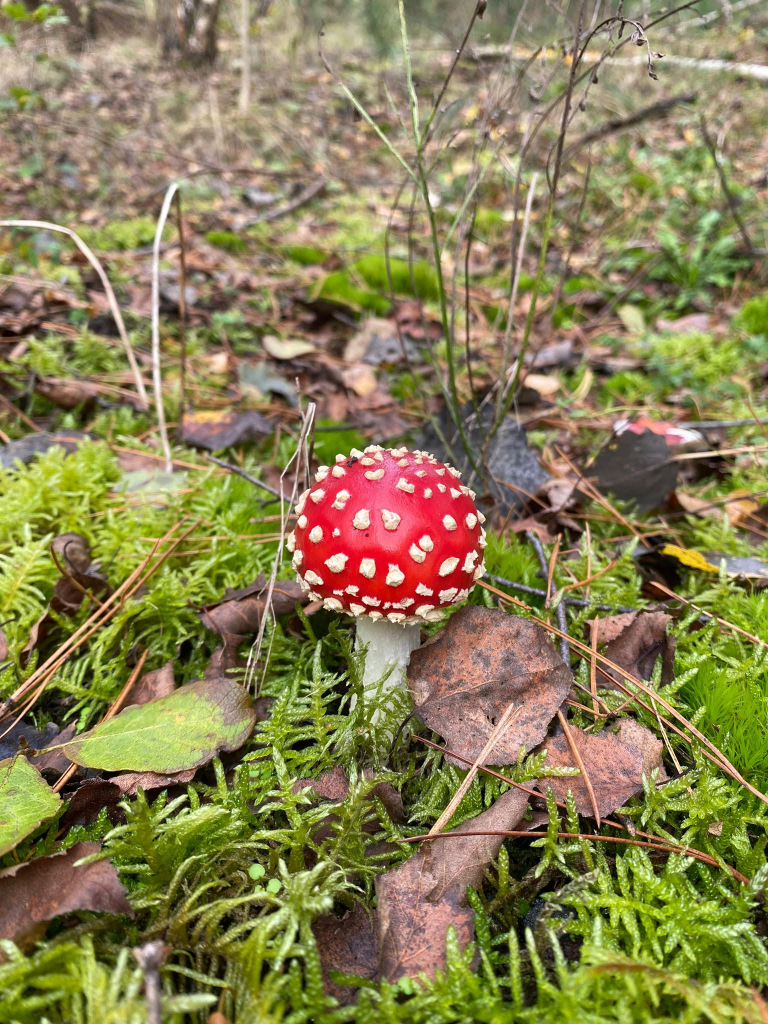
#> input picture images/redmushroom.jpeg, 1536 x 2048 px, found by its file name (shown at 1/2 size)
$ jupyter execute newCh3.ipynb
#> lines starting #> are read from the running program, lines starting #| are printed output that depends on the picture
# Chapter 3: Mathematical Tools for Image Processing


This is the companion file for Chapter 3.

## **Programming exercise 3.1:**

1.   Run the following code to see the output of sampling.
2.   Change anti_aliasing parameter to True and run the code. What do you see?

[cell 1]
#### Sampling example
import matplotlib.pyplot as plt
from skimage import data, color, io
from skimage.transform import rescale, resize
import urllib.request

# Load image from an external URL and save locally
url = "https://raw.githubusercontent.com/itironal/466Companion/main/images/redmushroom.jpeg"
urllib.request.urlretrieve(url, "images/redmushroom.jpeg")
# Read the image from the saved file
image = io.imread('images/redmushroom.jpeg')
#> image is the input picture: shape (2048, 1536, 3); mean R, G, B 137, 127.8, 82.9

# Crop a specific region of the image (rows 800 to 1311, columns 513 to 1024)
image = image[800:1311, 513:1024]
#> image: shape (511, 511, 3)

# Calculate the pixel-to-inch ratio based on the figure's DPI (dots per inch)
px = 1 / plt.rcParams['figure.dpi']  # pixel in inches

# Downscale the image to different resolutions without anti-aliasing
# Rescale to 256 x 256 resolution
image_rescaled_256_256 = rescale(image, 1/2, anti_aliasing=False, channel_axis=2)
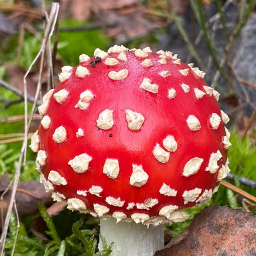
#> image_rescaled_256_256: shape (256, 256, 3) float64; mean R, G, B 0.62, 0.392, 0.333

# Rescale to 128 x 128 resolution
image_rescaled_128_128 = rescale(image, 1/4, anti_aliasing=False, channel_axis=2)
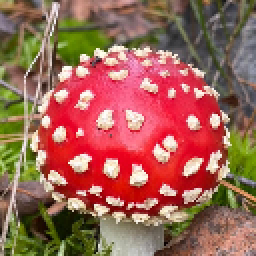
#> image_rescaled_128_128: shape (128, 128, 3) float64 (shown 2 times larger); mean R, G, B 0.619, 0.391, 0.333

# Rescale to 64 x 64 resolution
image_rescaled_64_64 = rescale(image, 1/8, anti_aliasing=False, channel_axis=2)
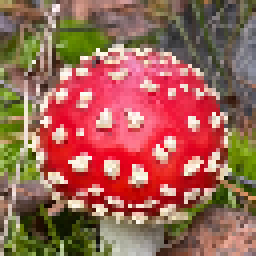
#> image_rescaled_64_64: shape (64, 64, 3) float64 (shown 4 times larger); mean R, G, B 0.619, 0.391, 0.333

# Rescale to 32 x 32 resolution
image_rescaled_32_32 = rescale(image, 1/16, anti_aliasing=False, channel_axis=2)

# Rescale to 16 x 16 resolution
image_rescaled_16_16 = rescale(image, 1/32, anti_aliasing=False, channel_axis=2)

# Set up a figure with 2 rows and 3 columns of subplots, adjusting for DPI
fig, axes = plt.subplots(nrows=2, ncols=3, figsize=(3*512*px, 2*512*px))

# Flatten the 2D array of axes for easier indexing
ax = axes.ravel()

# Display the original image in the first subplot
ax[0].imshow(image)
ax[0].set_title("Original image", fontsize=20)
ax[0].axis('off')  # Hide axis ticks

# Display the 256 x 256 rescaled image
ax[1].imshow(image_rescaled_256_256)
ax[1].set_title("256 x 256 image", fontsize=20)
ax[1].axis('off')

# Display the 128 x 128 rescaled image
ax[2].imshow(image_rescaled_128_128)
ax[2].set_title("128 x 128 image", fontsize=20)
ax[2].axis('off')

# Display the 64 x 64 rescaled image
ax[3].imshow(image_rescaled_64_64)
ax[3].set_title("64 x 64 image", fontsize=20)
ax[3].axis('off')

# Display the 32 x 32 rescaled image
ax[4].imshow(image_rescaled_32_32)
ax[4].set_title("32 x 32 image", fontsize=20)
ax[4].axis('off')

# Display the 16 x 16 rescaled image
ax[5].imshow(image_rescaled_16_16)
ax[5].set_title("16 x 16 image", fontsize=20)
ax[5].axis('off')
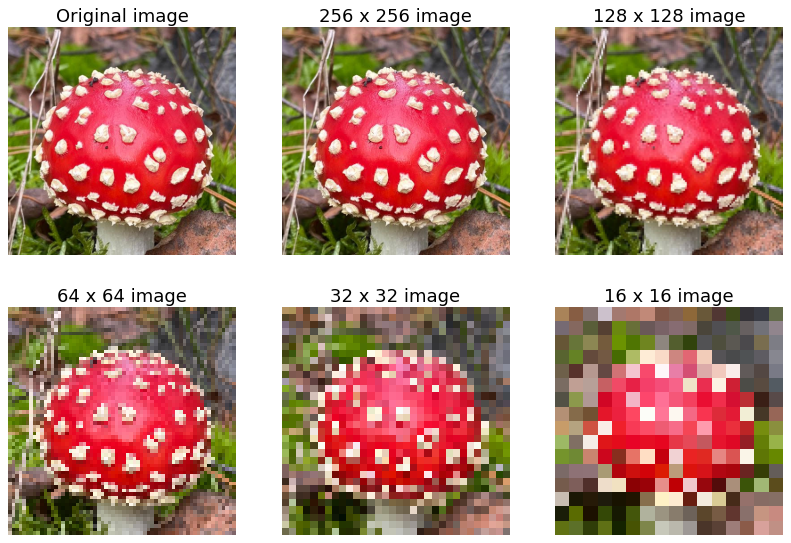
#> figure drawn by matplotlib, 6 panels

## **Programming exercise 3.2:**

1.   Run the following code to see the output of downsampling an image by factors of 2 to 32.

[cell 2]
# Downsampling and visualizing downsampled images at different resolutions

# Display the 256 x 256 downsampled image in grayscale
plt.figure(figsize=(256*px, 256*px))
plt.imshow(image_rescaled_256_256, cmap='gray')
plt.title("256 x 256 image", fontsize=14)
plt.axis('off')  # Hide axis ticks

# Display the 128 x 128 downsampled image in grayscale
plt.figure(figsize=(128*px, 128*px))
plt.imshow(image_rescaled_128_128, cmap='gray')
plt.title("128 x 128 image", fontsize=14)
plt.axis('off')

# Display the 64 x 64 downsampled image in grayscale
plt.figure(figsize=(64*px, 64*px))
plt.imshow(image_rescaled_64_64, cmap='gray')
plt.title("64 x 64 image", fontsize=14)
plt.axis('off')

# Display the 32 x 32 downsampled image in grayscale
plt.figure(figsize=(32*px, 32*px))
plt.imshow(image_rescaled_32_32, cmap='gray')
plt.title("32 x 32 image", fontsize=14)
plt.axis('off')

# Display the 16 x 16 downsampled image in grayscale
plt.figure(figsize=(16*px, 16*px))
plt.imshow(image_rescaled_16_16, cmap='gray')
plt.title("16 x 16 image", fontsize=14)
plt.axis('off')

## **Programming exercise 3.3:**

1.   Run the following code to see the outputs of applying different interpolation techniques.
2.   Change the order parameter to 2 to see the output of applying bi-quadratic interpolation.

[cell 3]
# Image interpolation: Upscale a low-resolution image (32 x 32) using different interpolation methods

# Apply nearest neighbor interpolation to upscale the image by a factor of 8
image_nn = rescale(image_rescaled_32_32, 8, anti_aliasing=False, channel_axis=2, order=0)

# Apply bilinear interpolation to upscale the image by a factor of 8
image_bilinear = rescale(image_rescaled_32_32, 8, anti_aliasing=False, channel_axis=2, order=1)

# Apply bicubic interpolation to upscale the image by a factor of 8
image_bicubic = rescale(image_rescaled_32_32, 8, anti_aliasing=False, channel_axis=2, order=3)
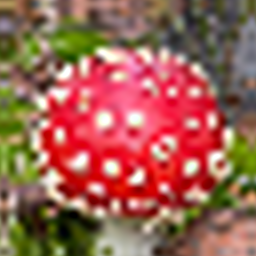
#> image_bicubic: shape (256, 256, 3) float64; mean R, G, B 0.616, 0.387, 0.328

# Set up a figure with 1 row and 3 columns to display the images
fig, axes = plt.subplots(nrows=1, ncols=3, figsize=(3*512*px, 1*512*px))
ax = axes.ravel()

# Visualize the image upscaled using nearest neighbor interpolation
ax[0].imshow(image_nn, cmap='gray')
ax[0].set_title("Nearest neighbor interpolation", fontsize=14)
ax[0].axis('off')  # Hide axis ticks

# Visualize the image upscaled using bilinear interpolation
ax[1].imshow(image_bilinear, cmap='gray')
ax[1].set_title("Bilinear interpolation", fontsize=14)
ax[1].axis('off')

# Visualize the image upscaled using bicubic interpolation
ax[2].imshow(image_bicubic, cmap='gray')
ax[2].set_title("Bicubic interpolation", fontsize=14)
ax[2].axis('off')

## **Programming exercise 3.4:**

1. Run the code below to understand image transformations through resizing, rotation, and cropping.

[cell 4]
import numpy as np
import matplotlib.image
import matplotlib.pyplot as plt
import math
import urllib.request
from PIL import Image

# Function to calculate the rotated position for a given (x, y) coordinate.
# Takes in coordinates (x, y), the origin of rotation (o), and the rotation degree.
def find_rotated_pos(x: float, y: float, o, degree: float = 0):
    sin_val = math.sin((degree * math.pi) / 180)  # Calculate sine of the rotation angle
    cos_val = math.cos((degree * math.pi) / 180)  # Calculate cosine of the rotation angle
    t_x = x - o[0]  # Translate x-coordinate to origin
    t_y = y - o[1]  # Translate y-coordinate to origin
    # Rotate the coordinates
    r_x = t_x * cos_val - t_y * sin_val
    r_y = t_x * sin_val + t_y * cos_val
    # Translate rotated coordinates back to the original origin
    return r_x + o[0], r_y + o[1]

# Function to rotate an image by a specified degree using linear interpolation
def rotate_image_linear(img_func: np.ndarray, degree: float = 45) -> np.ndarray:
    shape = img_func.shape
    originPoint = (float(shape[0]) / 2.0, float(shape[1]) / 2.0)  # Set rotation origin at image center
    ret_val = np.zeros(shape)  # Initialize an array for the rotated image

    # Iterate through each pixel in the output image to set its new value based on rotation
    for x in range(0, shape[0]):
        for y in range(0, shape[1]):
            x_coor, y_coor = find_rotated_pos(float(x), float(y), originPoint, degree)
            if 0 <= x_coor <= shape[0] - 1 and 0 <= y_coor <= shape[1] - 1:
                x_floor = math.floor(x_coor)  # Get lower bound x-coordinate
                y_floor = math.floor(y_coor)  # Get lower bound y-coordinate
                x_ceil = math.ceil(x_coor)    # Get upper bound x-coordinate
                y_ceil = math.ceil(y_coor)    # Get upper bound y-coordinate

                # Apply bilinear interpolation based on surrounding pixels
                if x_floor == x_ceil and y_floor == y_ceil:
                    ret_val[x][y] = img_func[x_floor][y_floor]
                elif x_floor == x_ceil:
                    ret_val[x][y] = (
                        img_func[x_floor][y_floor] * (y_ceil - y_coor) +
                        img_func[x_floor][y_ceil] * (y_coor - y_floor))
                elif y_floor == y_ceil:
                    ret_val[x][y] = (
                        img_func[x_floor][y_floor] * (x_ceil - x_coor) +
                        img_func[x_ceil][y_floor] * (x_coor - x_floor))
                else:
                    ret_val[x][y] = (
                        img_func[x_floor][y_floor] * (x_ceil - x_coor) * (y_ceil - y_coor) +
                        img_func[x_floor][y_ceil] * (x_ceil - x_coor) * (y_coor - y_floor) +
                        img_func[x_ceil][y_floor] * (x_coor - x_floor) * (y_ceil - y_coor) +
                        img_func[x_ceil][y_ceil] * (x_coor - x_floor) * (y_coor - y_floor))

    return ret_val

# Set up a figure with 4 side-by-side subplots for visualizing each transformation step
fig, axs = plt.subplots(1,4,figsize=(15,6), gridspec_kw={'width_ratios': [1, 2, 2, 1]})
plt.rcParams.update({'font.size': 18})

# Read an image from a URL and convert it to a numpy array
url ="https://raw.githubusercontent.com/itironal/466Companion/main/images/interpolation_source_a1.png"
original_img = np.array(Image.open(urllib.request.urlopen(url)))
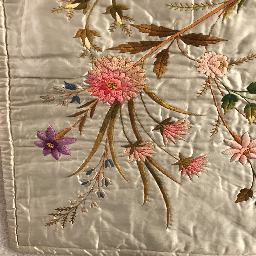
#> input picture images/interpolation_source_a1.png, 256 x 256 px, found by its file name
#> original_img is the input picture: shape (256, 256, 3); mean R, G, B 168.2, 145.9, 119.4

# Display the original image
axs[0].imshow(original_img)
axs[0].set_title('Original image', y=-0.3, fontsize=14)
axs[0].axis('off')

# Double the size of the original image by padding edges
shape = original_img.shape
#> shape = (256, 256, 3)
double_sized_img = np.pad(original_img, ((shape[1]//2, shape[1]//2), (shape[0]//2, shape[0]//2), (0,0)), 'edge')
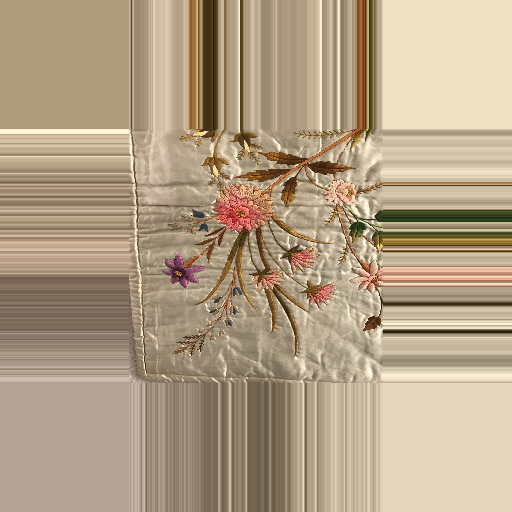
#> double_sized_img: shape (512, 512, 3); mean R, G, B 178.6, 159.7, 134

# Display the double-sized image
axs[1].imshow(double_sized_img)
axs[1].set_title('Double sized image', y=-0.15, fontsize=14)
axs[1].axis('off')

# Rotate the double-sized image by 45 degrees using linear interpolation
rotated_img = rotate_image_linear(double_sized_img, 45).astype(np.uint8)
#> after the loop in rotate_image_linear, `for x in range(0, shape[0]):`:
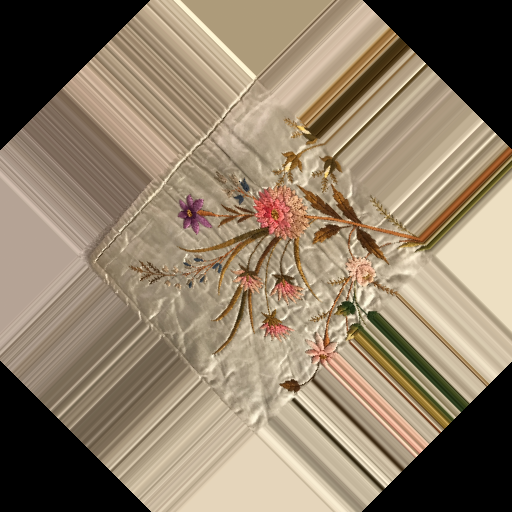
#> ret_val: shape (512, 512, 3) float64; mean R, G, B 143.1, 127.1, 105.8; drawn with min black and max white

# Display the rotated image
axs[2].imshow(rotated_img)
axs[2].set_title('Rotated image', y=-0.15, fontsize=14)
axs[2].axis('off')

# Crop the rotated image to match the original size
cropped_img = rotated_img[shape[0]//2:(shape[0]//2)*3, shape[1]//2:(shape[1]//2)*3]
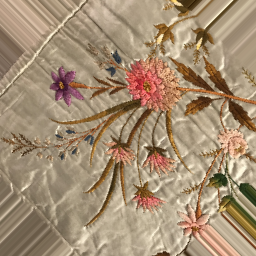
#> cropped_img: shape (256, 256, 3); mean R, G, B 164.7, 142.1, 115.6

# Display the cropped image
axs[3].imshow(cropped_img)
axs[3].set_title('Cropped image', y=-0.3, fontsize=14)
axs[3].axis('off')

## **Programming exercise 3.5:**

1.   Run the following code to see the output of translation and rotation.
2.   Change the rotation parameter to np.pi / 3. and translation to (0,0). How does the output look like?
3.   Change the rotation parameter to 0 and translation to (50,20). How does the output look like?
4.   Change the scale parameter to 0.5 and visualize the output.
5.   Change the shear parameter to 0.5. Does the image have right angles at all corners?

[cell 5]
# Import necessary libraries for affine transformation
from skimage import transform
from skimage import img_as_float
import math
import numpy as np
import matplotlib.pyplot as plt

# Convert the image to floating point format for accurate transformations
img = img_as_float(image)

# Set up figure for displaying the transformed image
plt.figure(figsize=(6, 6))

# Define the affine transformation, which includes rotation, translation, scaling, and shearing
# - rotation: rotates the image by pi/6 radians (30 degrees)
# - translation: moves the image by 100 pixels along the x-axis and 40 pixels along the y-axis
# - scale: scales the image uniformly
# - shear: sets the shear transformation to 0 (no shear)
tf = transform.AffineTransform(rotation=np.pi / 6., translation=(100, 40), scale=0.25, shear=0)

# Apply backward mapping (inverse transform) to warp the image, ensuring smooth transformation without gaps
tf_img = transform.warp(img, tf.inverse)
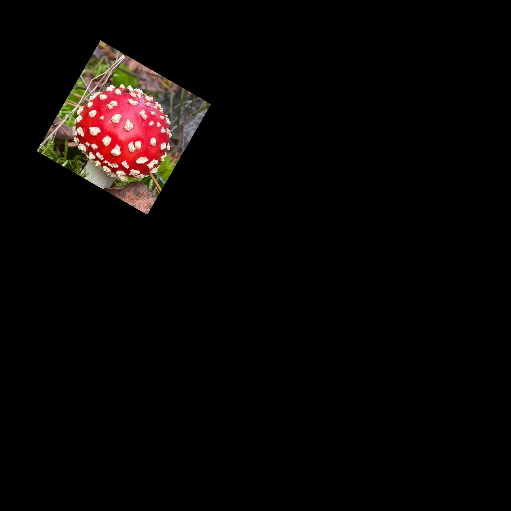
#> tf_img: shape (511, 511, 3) float64; mean R, G, B 0.0387, 0.0245, 0.0208

# Display the transformed image
plt.imshow(tf_img, cmap='gray')
plt.axis('off')  # Hide axis for a cleaner display
